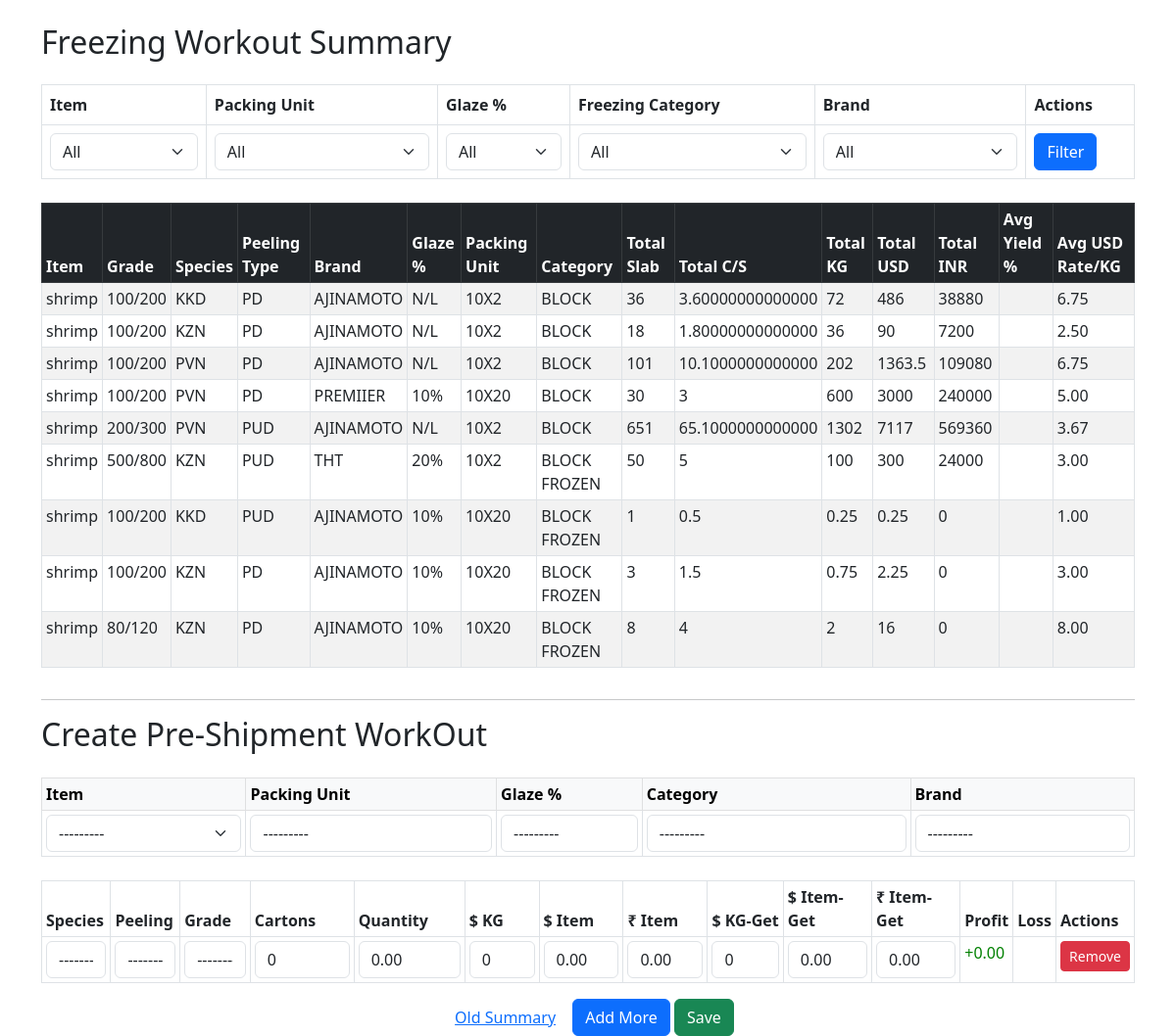
The page /adminapp/create_preshipment_workout/ on the database its author committed.
### adminapp/models.py (models this page shows, shortened)
class BaseModel(models.Model):
    id = models.CharField(
        primary_key=True,
        max_length=4,
        editable=False,
        unique=True,
        default=generate_short_id
    )
    class Meta:
        abstract = True

class FreezingEntrySpotItem(BaseModel):
    freezing_entry = models.ForeignKey(FreezingEntrySpot, on_delete=models.CASCADE, related_name='items')
    processing_center = models.ForeignKey('ProcessingCenter', on_delete=models.CASCADE, null=True)
    store = models.ForeignKey('Store', on_delete=models.CASCADE, null=True )
    shed = models.ForeignKey('shed', on_delete=models.CASCADE, related_name='freezing_shed_items')
    item = models.ForeignKey('Item', on_delete=models.CASCADE, related_name='freezing_item_entries')
    item_quality = models.ForeignKey('ItemQuality', on_delete=models.CASCADE, null=True, blank=True , default=None)
    unit = models.ForeignKey('PackingUnit', on_delete=models.CASCADE)
    glaze = models.ForeignKey('GlazePercentage', on_delete=models.CASCADE)
    freezing_category = models.ForeignKey('FreezingCategory', on_delete=models.CASCADE)
    brand = models.ForeignKey('ItemBrand', on_delete=models.CASCADE)
    species = models.ForeignKey('Species', on_delete=models.CASCADE)
    peeling_type = models.ForeignKey('ItemType', on_delete=models.CASCADE)
    grade = models.ForeignKey('ItemGrade', on_delete=models.CASCADE)
    slab_quantity = models.DecimalField(max_digits=10, decimal_places=2)
    c_s_quantity = models.DecimalField(max_digits=10, decimal_places=2)
    kg = models.DecimalField(max_digits=10, decimal_places=2)
    usd_rate_per_kg = models.DecimalField(max_digits=10, decimal_places=2)
    usd_rate_item = models.DecimalField(max_digits=10, decimal_places=2)
    usd_rate_item_to_inr = models.DecimalField(max_digits=10, decimal_places=2)
    yield_percentage = models.DecimalField(max_digits=10, decimal_places=2)

class FreezingEntryLocalItem(BaseModel):
    freezing_entry = models.ForeignKey(
        FreezingEntryLocal,
        on_delete=models.CASCADE,
        related_name='items'
    )
    processing_center = models.ForeignKey('ProcessingCenter', on_delete=models.CASCADE, null=True, blank=True)
    store = models.ForeignKey('Store', on_delete=models.CASCADE, null=True, blank=True)
    item = models.ForeignKey('Item', on_delete=models.CASCADE)
    item_quality = models.ForeignKey('ItemQuality', on_delete=models.CASCADE, null=True, blank=True , default=None)
    unit = models.ForeignKey('PackingUnit', on_delete=models.CASCADE)
    glaze = models.ForeignKey('GlazePercentage', on_delete=models.CASCADE)
    freezing_category = models.ForeignKey('FreezingCategory', on_delete=models.CASCADE)
    brand = models.ForeignKey('ItemBrand', on_delete=models.CASCADE)
    species = models.ForeignKey('Species', on_delete=models.CASCADE)
    peeling_type = models.ForeignKey('ItemType', on_delete=models.CASCADE)
    grade = models.ForeignKey('ItemGrade', on_delete=models.CASCADE)
    slab_quantity = models.DecimalField(max_digits=10, decimal_places=2, default=0)
    c_s_quantity = models.DecimalField(max_digits=10, decimal_places=2, default=0)
    kg = models.DecimalField(max_digits=10, decimal_places=2, default=0)
    usd_rate_per_kg = models.DecimalField(max_digits=10, decimal_places=2, default=0)
    usd_rate_item = models.DecimalField(max_digits=10, decimal_places=2, default=0)
    usd_rate_item_to_inr = models.DecimalField(max_digits=10, decimal_places=2, default=0)

### adminapp/views.py (the view, shortened to what this page needs)
# urls.py: path('create_preshipment_workout/', views.PreShipmentWorkOutCreateAndSummaryView.as_view(), name='create_preshipment_workout'),
class PreShipmentWorkOutCreateAndSummaryView(View):
    template_name = "adminapp/create_preshipment_workout.html"
    def get_summary(self, queryset):
        return (
            queryset
            .select_related(
                'item', 'grade', 'species', 'peeling_type', 'brand',
                'glaze', 'unit', 'freezing_category'
            )
            .values(
                'item__name',
                'grade__grade',
                'species__name',
                'peeling_type__name',
                'brand__name',
                'glaze__percentage',
                'unit__unit_code',
                'freezing_category__name',
            )
            .annotate(
                total_slab=Coalesce(Sum('slab_quantity'), V(0), output_field=DecimalField()),
                total_c_s=Coalesce(Sum('c_s_quantity'), V(0), output_field=DecimalField()),
                total_kg=Coalesce(Sum('kg'), V(0), output_field=DecimalField()),
                count_records=Count('id'),
                total_usd=Coalesce(Sum('usd_rate_item'), V(0), output_field=DecimalField()),
                total_inr=Coalesce(Sum('usd_rate_item_to_inr'), V(0), output_field=DecimalField()),
                avg_usd_per_kg=Coalesce(Avg('usd_rate_per_kg'), V(0), output_field=DecimalField()),
            )
            .order_by('item__name', 'grade__grade', 'species__name')
        )
    def get_combined_summary(self, filters):
        spot_summary = self.get_summary(FreezingEntrySpotItem.objects.filter(**filters))
        local_summary = self.get_summary(FreezingEntryLocalItem.objects.filter(**filters))
        combined_data = {}
        for dataset in [spot_summary, local_summary]:
            for row in dataset:
                key = (
                    row['item__name'],
                    row['grade__grade'],
                    row['species__name'],
                    row['peeling_type__name'],
                    row['brand__name'],
                    str(row['glaze__percentage']),
                    row['unit__unit_code'],
                    row['freezing_category__name'],
                )
                if key not in combined_data:
                    combined_data[key] = {
                        'item_name': row['item__name'],
                        'grade_name': row['grade__grade'],
                        'species_name': row['species__name'],
                        'peeling_type_name': row['peeling_type__name'],
                        'brand_name': row['brand__name'],
                        'glaze_percentage': row['glaze__percentage'],
                        'unit_code': row['unit__unit_code'],
                        'freezing_category_name': row['freezing_category__name'],
                        'total_slab': Decimal(0),
                        'total_c_s': Decimal(0),
                        'total_kg': Decimal(0),
                        'count_records': 0,
                        'total_usd': Decimal(0),
                        'total_inr': Decimal(0),
                        'avg_usd_per_kg_sum': Decimal(0),
                        'avg_usd_per_kg_count': 0,
                    }
                combined_data[key]['avg_usd_per_kg_sum'] += row['avg_usd_per_kg']
                combined_data[key]['avg_usd_per_kg_count'] += 1
                combined_data[key]['total_slab'] += row['total_slab']
                combined_data[key]['total_c_s'] += row['total_c_s']
                combined_data[key]['total_kg'] += row['total_kg']
                combined_data[key]['total_usd'] += row['total_usd']
                combined_data[key]['total_inr'] += row['total_inr']
                combined_data[key]['count_records'] += row['count_records']
        for val in combined_data.values():
            if val['avg_usd_per_kg_count'] > 0:
                val['avg_usd_per_kg'] = val['avg_usd_per_kg_sum'] / val['avg_usd_per_kg_count']
            else:
                val['avg_usd_per_kg'] = Decimal(0)
        return list(combined_data.values())
    def get(self, request):
        filters = {}
        if request.GET.get("item"):
            filters["item_id"] = request.GET["item"]
        if request.GET.get("unit"):
            filters["unit_id"] = request.GET["unit"]
        if request.GET.get("glaze"):
            filters["glaze_id"] = request.GET["glaze"]
        if request.GET.get("category"):
            filters["freezing_category_id"] = request.GET["category"]
        if request.GET.get("brand"):
            filters["brand_id"] = request.GET["brand"]
        workout_form = PreShipmentWorkOutForm()
        formset = PreShipmentWorkOutItemFormSet(prefix="items", instance=PreShipmentWorkOut())
        context = {
            "workout_form": workout_form,
            "formset": formset,
            "combined_summary": self.get_combined_summary(filters),
            "items": Item.objects.all(),
            "units": PackingUnit.objects.all(),
            "glazes": GlazePercentage.objects.all(),
            "categories": FreezingCategory.objects.all(),
            "brands": ItemBrand.objects.all(),
            "request": request
        }
        return render(request, self.template_name, context)

### adminapp/templates/adminapp/create_preshipment_workout.html (shortened to what this page needs)
{% load static %}
<!DOCTYPE html>
<html lang="en">
<head>
    <link href="https://cdn.jsdelivr.net/npm/bootstrap@5.3.0/dist/css/bootstrap.min.css" rel="stylesheet">
</head>
<body>
<div class="container mt-4">
    <h2 class="mb-4">Freezing Workout Summary</h2>
    <form method="get" class="mb-4">
        <table class="table table-bordered">
            <thead>
                <tr>
                    <th>Item</th>
                    <th>Packing Unit</th>
                    <th>Glaze %</th>
                    <th>Freezing Category</th>
                    <th>Brand</th>
                    <th>Actions</th>
                </tr>
            </thead>
            <tbody>
                <tr>
                    <td>
                        <select name="item" id="item" class="form-select">
                            <option value="">All</option>
                        </select>
                    </td>
                    <td>
                        <select name="unit" id="unit" class="form-select">
                            <option value="">All</option>
                        </select>
                    </td>
                    <td>
                        <select name="glaze" id="glaze" class="form-select">
                            <option value="">All</option>
                        </select>
                    </td>
                    <td>
                        <select name="category" id="category" class="form-select">
                            <option value="">All</option>
                        </select>
                    </td>
                    <td>
                        <select name="brand" id="brand" class="form-select">
                            <option value="">All</option>
                        </select>
                    </td>
                    <td>
                        <button type="submit" class="btn btn-primary">Filter</button>
                    </td>
                </tr>
            </tbody>
        </table>
    </form>
    {% if combined_summary %}
        <div class="table-responsive">
            <table class="table table-bordered table-striped table-sm">
                <thead class="table-dark">
                    <tr>
                        <th>Item</th>
                        <th>Grade</th>
                        <th>Species</th>
                        <th>Peeling Type</th>
                        <th>Brand</th>
                        <th>Glaze %</th>
                        <th>Packing Unit</th>
                        <th>Category</th>
                        <th>Total Slab</th>
                        <th>Total C/S</th>
                        <th>Total KG</th>
                        <th>Total USD</th>
                        <th>Total INR</th>
                        <th>Avg Yield %</th>
                        <th>Avg USD Rate/KG</th>
                    </tr>
                </thead>
                <tbody>
                    {% for row in combined_summary %}
                        <tr>
                            <td>{{ row.item_name }}</td>
                            <td>{{ row.grade_name }}</td>
                            <td>{{ row.species_name }}</td>
                            <td>{{ row.peeling_type_name }}</td>
                            <td>{{ row.brand_name }}</td>
                            <td>{{ row.glaze_percentage }}</td>
                            <td>{{ row.unit_code }}</td>
                            <td>{{ row.freezing_category_name }}</td>
                            <td>{{ row.total_slab }}</td>
                            <td>{{ row.total_c_s }}</td>
                            <td>{{ row.total_kg }}</td>
                            <td>{{ row.total_usd }}</td>
                            <td>{{ row.total_inr }}</td>
                            <td>{{ row.avg_yield|floatformat:2 }}</td>
                            <td>{{ row.avg_usd_per_kg|floatformat:2 }}</td>
                        </tr>
                    {% endfor %}
                </tbody>
            </table>
        </div>
    {% else %}
        <div class="alert alert-warning text-center">
            No items found for the selected filters.
        </div>
    {% endif %}
    <hr>
    <h2 class="mb-4">Create Pre-Shipment WorkOut</h2>
<form method="post">
    <table class="table table-bordered table-sm mb-4">
        <thead class="table-light">
            <tr>
                <th>Item</th>
                <th>Packing Unit</th>
                <th>Glaze %</th>
                <th>Category</th>
                <th>Brand</th>
            </tr>
        </thead>
        <tbody>
            <tr>
                <td>
                    <select id="id_item" name="item" class="form-select">
                        <option value="">---------</option>
                    </select>
                </td>
                <td>{{ workout_form.unit }}</td>
                <td>{{ workout_form.glaze }}</td>
                <td>{{ workout_form.category }}</td>
                <td>{{ workout_form.brand }}</td>
            </tr>
        </tbody>
    </table>
    <table id="formset-table" class="table table-bordered table-sm">
        <thead>
            <tr>
                <th>Species</th>
                <th>Peeling</th>
                <th>Grade</th>
                <th>Cartons</th>
                <th>Quantity</th>
                <th> $ KG</th>
                <th> $ Item</th>
                <th>₹ Item</th>
                <th>$ KG-Get</th>
                <th>$ Item-Get</th>
                <th>₹ Item-Get</th>
                <th>Profit</th>
                <th>Loss</th>
                <th>Actions</th>
            </tr>
        </thead>
        <tbody id="formset-body">
            {% for form in formset %}
                <tr class="form-row">
                    <td>{{ form.species }}</td>
                    <td>{{ form.peeling_type }}</td>
                    <td>{{ form.grade }}</td>
                    <td>{{ form.cartons }}</td>
                    <td>{{ form.quantity }}</td>
                    <td>{{ form.usd_rate_per_kg }}</td>
                    <td>{{ form.usd_rate_item }}</td>
                    <td>{{ form.usd_rate_item_to_inr }}</td>
                    <td>{{ form.usd_rate_per_kg_get }}</td>
                    <td>{{ form.usd_rate_item_get }}</td>
                    <td>{{ form.usd_rate_item_to_inr_get }}</td>
<td>
<input type="hidden" name="{{ form.profit.name }}" class="profit"><span class="profit-display"></span>
</td>
<td>
</td>
                    <td>
                        <button type="button" class="btn btn-danger btn-sm remove-row">Remove</button>
                    </td>
                </tr>
            {% endfor %}
        </tbody>
    </table>
    <div class="text-center">
    <button type="button" class="btn btn-warnnig"><a href="{% url 'adminapp:preshipment_workout_list' %}">Old Summary</a> </button>
    <button type="button" id="add-row" class="btn btn-primary">Add More</button>
    <button type="submit" class="btn btn-success">Save</button>
    </div>
</form>
</div>
</body>
</html>

### rows shown on the page
FreezingEntrySpotItem: item_name "shrimp", grade_name "100/200", species_name "KKD", peeling_type_name "PD", brand_name "AJINAMOTO", glaze_percentage "N/L", unit_code "10X2", freezing_category_name "BLOCK", total_slab "36", total_c_s "3.60000000000000", total_kg "72", total_usd "486", total_inr "38880", avg_usd_per_kg "6.75"
FreezingEntrySpotItem: item_name "shrimp", grade_name "100/200", species_name "KZN", peeling_type_name "PD", brand_name "AJINAMOTO", glaze_percentage "N/L", unit_code "10X2", freezing_category_name "BLOCK", total_slab "18", total_c_s "1.80000000000000", total_kg "36", total_usd "90", total_inr "7200", avg_usd_per_kg "2.50"
FreezingEntrySpotItem: item_name "shrimp", grade_name "100/200", species_name "PVN", peeling_type_name "PD", brand_name "AJINAMOTO", glaze_percentage "N/L", unit_code "10X2", freezing_category_name "BLOCK", total_slab "101", total_c_s "10.1000000000000", total_kg "202", total_usd "1363.5", total_inr "109080", avg_usd_per_kg "6.75"
FreezingEntrySpotItem: item_name "shrimp", grade_name "500/800", species_name "KZN", peeling_type_name "PUD", brand_name "THT", glaze_percentage "20%", unit_code "10X2", freezing_category_name "BLOCK FROZEN", total_slab "50", total_c_s "5", total_kg "100", total_usd "300", total_inr "24000", avg_usd_per_kg "3.00"
FreezingEntryLocalItem: item_name "shrimp", grade_name "100/200", species_name "KKD", peeling_type_name "PUD", brand_name "AJINAMOTO", glaze_percentage "10%", unit_code "10X20", freezing_category_name "BLOCK FROZEN", total_slab "1", total_c_s "0.5", total_kg "0.25", total_usd "0.25", total_inr "0", avg_usd_per_kg "1.00"
FreezingEntryLocalItem: item_name "shrimp", grade_name "100/200", species_name "KZN", peeling_type_name "PD", brand_name "AJINAMOTO", glaze_percentage "10%", unit_code "10X20", freezing_category_name "BLOCK FROZEN", total_slab "3", total_c_s "1.5", total_kg "0.75", total_usd "2.25", total_inr "0", avg_usd_per_kg "3.00"
FreezingEntryLocalItem: item_name "shrimp", grade_name "80/120", species_name "KZN", peeling_type_name "PD", brand_name "AJINAMOTO", glaze_percentage "10%", unit_code "10X20", freezing_category_name "BLOCK FROZEN", total_slab "8", total_c_s "4", total_kg "2", total_usd "16", total_inr "0", avg_usd_per_kg "8.00"

### other values the page prints
{{ row.item_name }} "shrimp" "shrimp"
{{ row.grade_name }} "100/200" "200/300"
{{ row.species_name }} "PVN" "PVN"
{{ row.peeling_type_name }} "PD" "PUD"
{{ row.brand_name }} "PREMIIER" "AJINAMOTO"
{{ row.glaze_percentage }} "10%" "N/L"
{{ row.unit_code }} "10X20" "10X2"
{{ row.freezing_category_name }} "BLOCK" "BLOCK"
{{ row.total_slab }} "30" "651"
{{ row.total_c_s }} "3" "65.1000000000000"
{{ row.total_kg }} "600" "1302"
{{ row.total_usd }} "3000" "7117"
{{ row.total_inr }} "240000" "569360"
{{ row.avg_usd_per_kg|floatformat:2 }} "5.00" "3.67"
